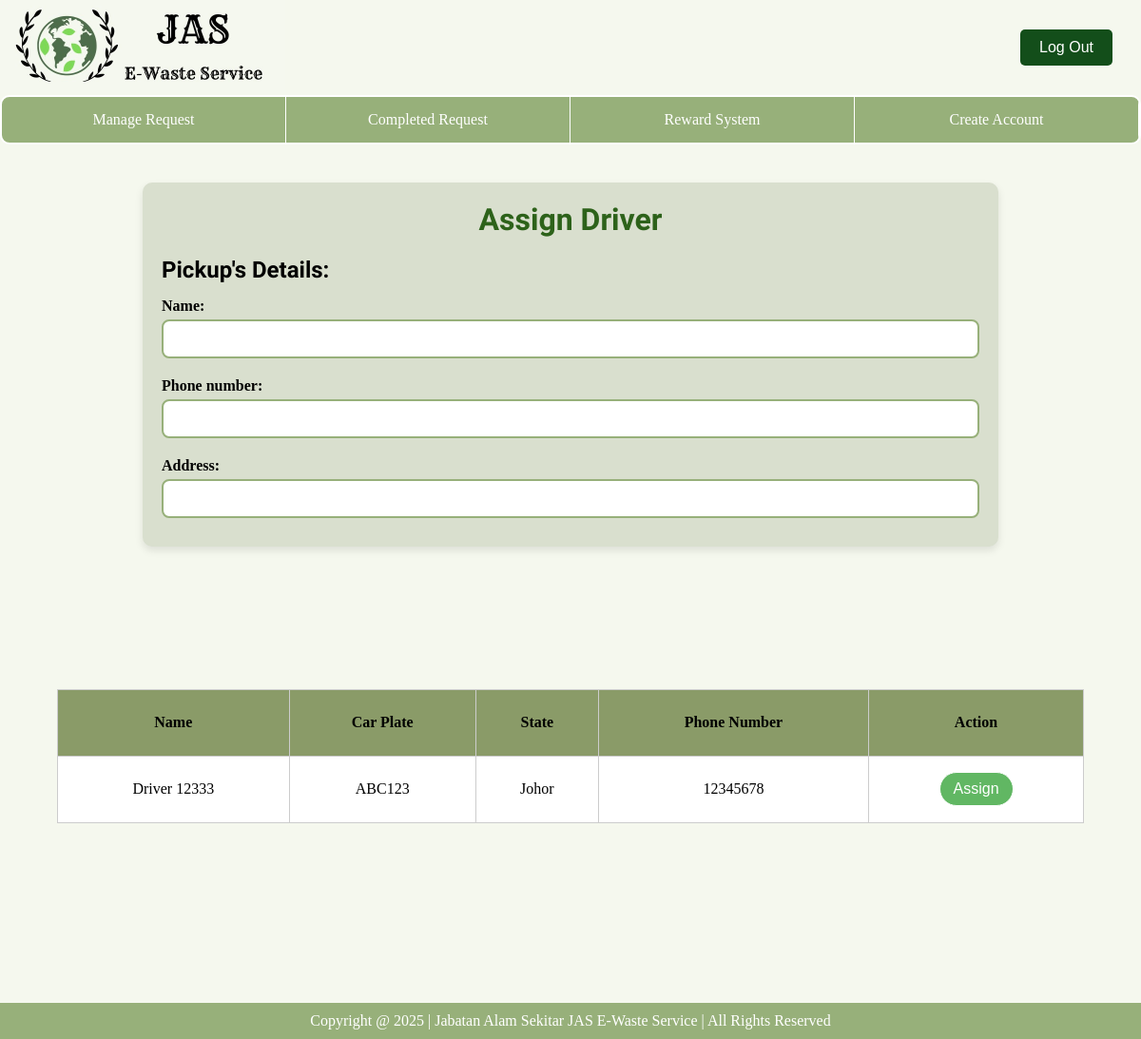
Page /operator/manageReq/assign_driver_page/ on the earlier database version.
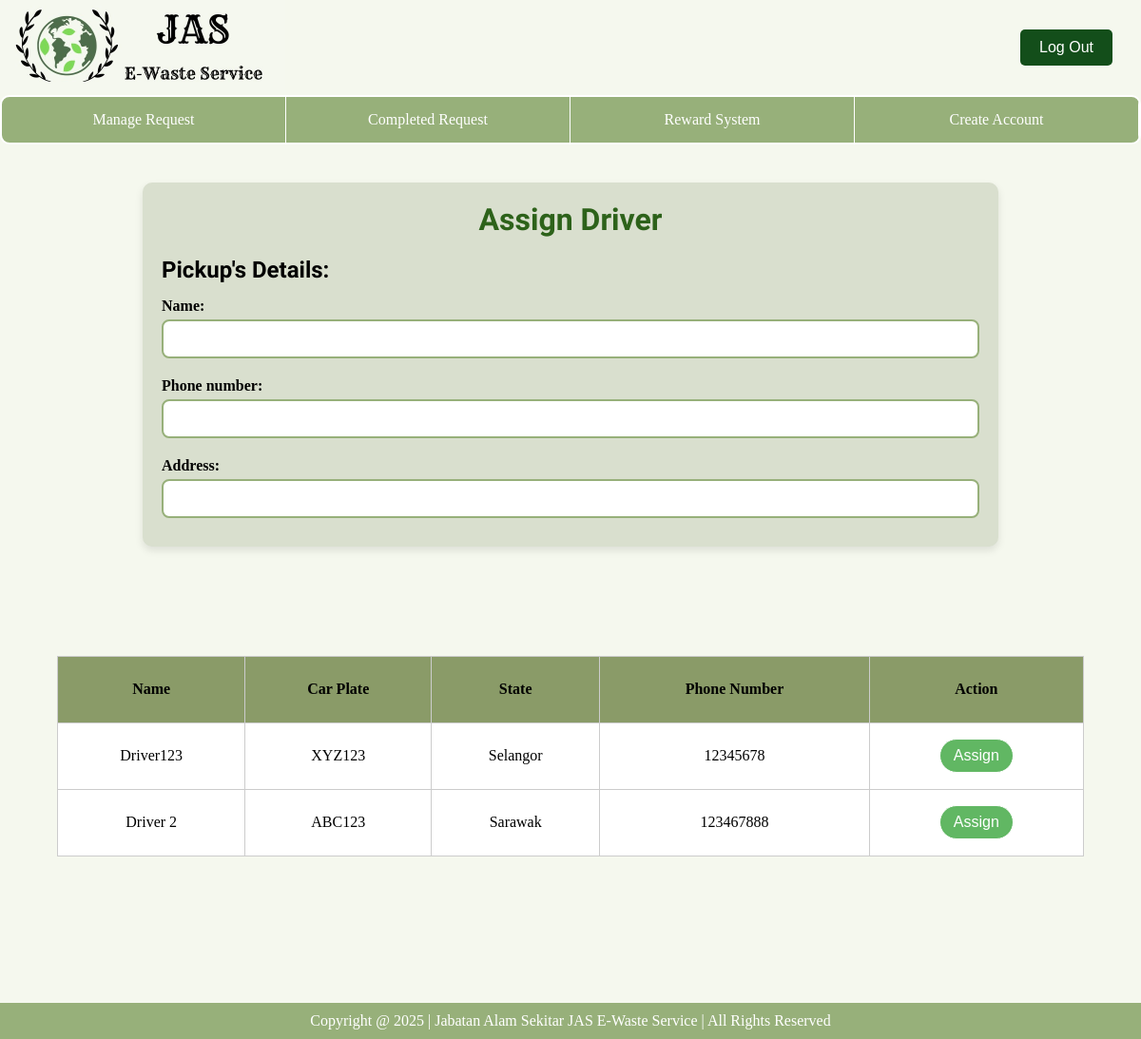
Same page on the later database version.
### database/models.py (models this page shows, shortened)
class Driver(models.Model):
    driverID = models.CharField(primary_key=True, max_length=200)
    name = models.CharField(max_length=50)
    email = models.EmailField(max_length=100, unique=True)
    password = models.CharField(max_length=200)
    phoneNumber = models.CharField(max_length=50)
    plateNumber = models.CharField(max_length=50)
    stateCovered = models.CharField(max_length=20)

### e_waste_operator/views.py (the view)
# urls.py: path('manageReq/assign_driver_page/', assign_driver_page, name='manageReq/assign_driver_page/'), #Assign driver page
def assign_driver_page(request):
    requestID = request.GET.get('requestID')
    requestInfo = ScheduleRequest.objects.filter(requestID= requestID).first()
    drivers = Driver.objects.all()
    return render(request, 'operator/assign-driver.html', {'drivers': drivers, 'request':requestInfo})

### e_waste_operator/templates/operator/assign-driver.html (shortened to what this page needs)
{% extends 'operator/base_operator.html' %}
{% load static %}
{% block extra_css %}
    <link rel="stylesheet" href="{% static 'css/assign-driver.css' %}">
{% endblock %}
{% block content %}
<body>
    <div class="container">
        <div class="title-container">
            <h1 class="title">Assign Driver</h1>
            <h2 class="title2">Pickup's Details: </h2>
        </div>
        <form>
            <label for="name">Name:</label>
            <input id="name" type="text" value="{{request.customer.name}}" disabled required>
            <label for="phoneNumber">Phone number:</label>
            <input id="phoneNumber" type="text" value="{{request.customer.phoneNumber}}" disabled required>
            <label for="address">Address:</label>
            <input id="address" type="text" value="{{request.address}}" disabled required>
        </form>
    </div>
    <div class="assignTable">
      <table>
          <thead>
              <tr>
                  <th>Name</th>
                  <th>Car Plate</th>
                  <th>State</th>
                  <th>Phone Number</th>
                  <th>Action</th>
              </tr>
          </thead>
          <tbody>
            {% for driver in drivers %}
              <tr>
                  <td>{{driver.name}}</td>
                  <td>{{driver.plateNumber}}</td>
                  <td>{{driver.stateCovered}}</td>
                  <td>{{driver.phoneNumber}}</td>
                  <td><button class="assign-btn" data-id="{{driver.driverID}}" onclick="storeDriverID(this)">Assign</button></td>
              </tr>
          {% endfor %}
          </tbody>
      </table>
    </div>
</body>
{% endblock %}

Differences in the rows shown:
changed Driver: name "Driver 12333" → "Driver123"; plateNumber "ABC123" → "XYZ123"; stateCovered "Johor" → "Selangor"
added Driver: name "Driver 2", plateNumber "ABC123", stateCovered "Sarawak", phoneNumber "123467888"
